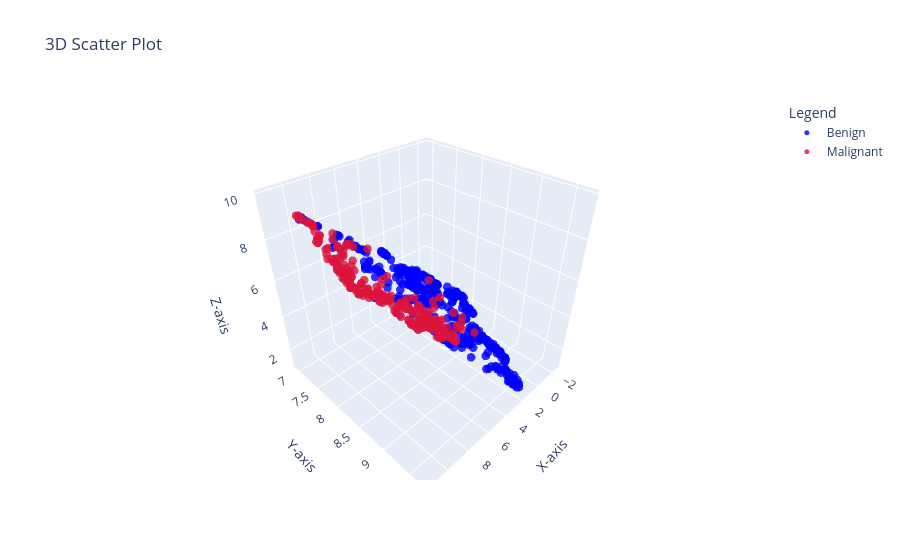

Here is the notebook cell this chart was saved with:
### Code cell
plot_3d_plotly(U0,y,color_map=Dict)

### Figure 1 — Plotly figure (JSON) as saved in the notebook; plotly's stock layout.template omitted (floating-point values rounded to 4 significant figures; data arrays with more than 128 entries replaced by an {"elided": "..."} marker saying what was removed)
{"data": [{"marker": {"color": "blue", "line": {"width": 0}, "opacity": 0.8, "size": 5}, "mode": "markers", "name": "Benign", "type": "scatter3d", "x": {"elided": "444 float values"}, "y": {"elided": "444 float values"}, "z": {"elided": "444 float values"}}, {"marker": {"color": "crimson", "line": {"width": 0}, "opacity": 0.8, "size": 5}, "mode": "markers", "name": "Malignant", "type": "scatter3d", "x": {"elided": "239 float values"}, "y": {"elided": "239 float values"}, "z": {"elided": "239 float values"}}], "layout": {"legend": {"title": {"text": "Legend"}}, "scene": {"xaxis": {"title": {"text": "X-axis"}}, "yaxis": {"title": {"text": "Y-axis"}}, "zaxis": {"title": {"text": "Z-axis"}}}, "title": {"text": "3D Scatter Plot"}}}
